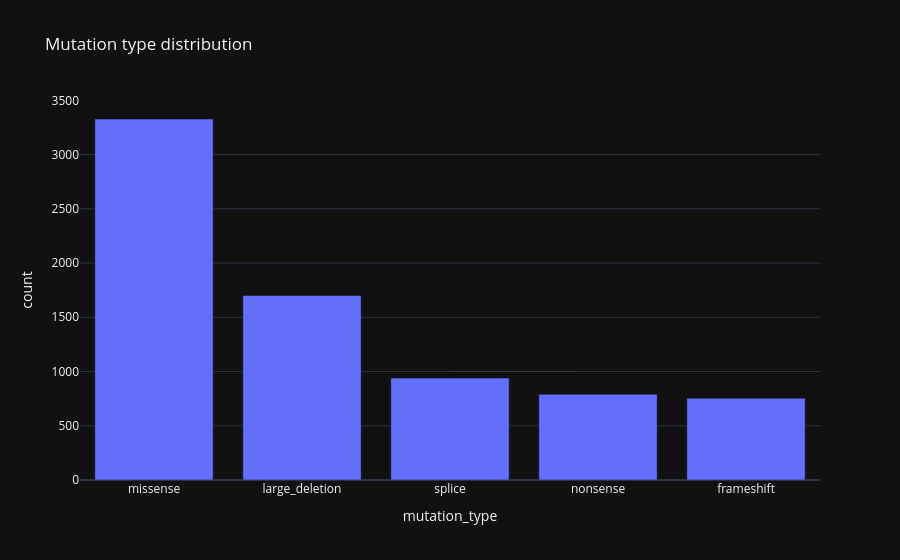

The code cell stored with this chart in its notebook:
### Markdown cell above
## 1. 📊 mutation_type distribution

### Code cell
tbl = d['mutation_type'].value_counts().reset_index()
tbl.columns = ['mutation_type', 'count']
display(tbl)
fig = px.bar(tbl, x='mutation_type', y='count', title='Mutation type distribution')
fig.show()

### Figure 1 — Plotly figure (JSON) as saved in the notebook; plotly's stock layout.template omitted (floating-point values rounded to 4 significant figures)
{"data": [{"hovertemplate": "mutation_type=%{x}<br>count=%{y}<extra></extra>", "legendgroup": "", "marker": {"color": "#636efa", "pattern": {"shape": ""}}, "name": "", "orientation": "v", "showlegend": false, "textposition": "auto", "x": ["missense", "large_deletion", "splice", "nonsense", "frameshift"], "xaxis": "x", "y": [3328, 1701, 940, 791, 754], "yaxis": "y", "type": "bar"}], "layout": {"xaxis": {"anchor": "y", "domain": [0.0, 1.0], "title": {"text": "mutation_type"}}, "yaxis": {"anchor": "x", "domain": [0.0, 1.0], "title": {"text": "count"}}, "legend": {"tracegroupgap": 0}, "title": {"text": "Mutation type distribution"}, "barmode": "relative"}}
